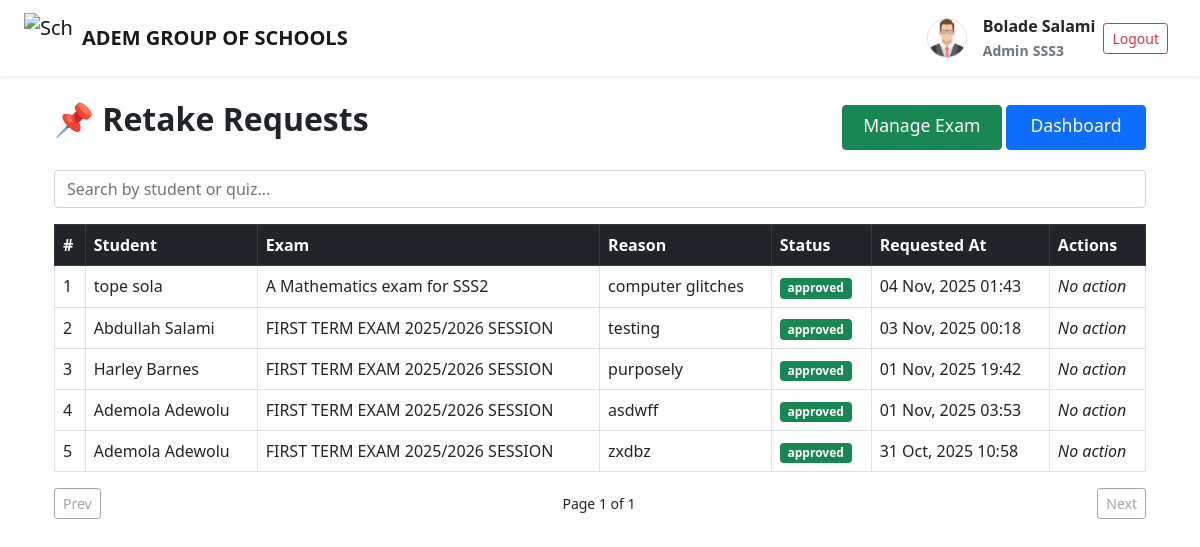
/exams/admin/retake-requests/ (signed in), run on the app's committed database.
### users/models.py (models this page shows, shortened)
class User(AbstractUser):
    ROLE_CHOICES = [
        ('superadmin', 'Super Admin'),
        ('admin', 'Admin'),
        ('teacher', 'Teacher'),
        ('student', 'Student'),
    ]
    GENDER = (
        ('female', 'Female'),
        ('male', 'Male')
        )
    role = models.CharField(max_length=20, choices=ROLE_CHOICES)
    other_name = models.CharField(max_length=100, blank=True, null=True)
    date_joined = models.DateTimeField(auto_now=True)
    gender = models.CharField(max_length=10, choices=GENDER, null=True, blank=True)
    age = models.PositiveIntegerField(default=8)
    date_of_birth = models.CharField(max_length=20, blank=True, null=True)
    student_class = models.ForeignKey(Class, on_delete=models.CASCADE, null=True, to_field='name', related_name='student_class')
    address = models.TextField(blank=True, null=True)
    phone_number = models.CharField(max_length=15, blank=True, null=True)
    approved = models.BooleanField(default=False)  # SuperAdmin must approve Admins
    profile_picture = models.ImageField(upload_to='profiles/', default='profiles/default_profile.png', null=True, blank=True)
    qualification = models.CharField(max_length=200, blank=True, null=True)
    subject_assigned = models.ForeignKey(Subject, on_delete=models.CASCADE, null=True, blank=True)
    years_of_experience = models.PositiveIntegerField(blank=True, null=True)
    next_of_kin = models.CharField(max_length=150, blank=True, null=True)
    next_of_kin_phone = models.CharField(max_length=15, blank=True, null=True)

### exams/models.py (models this page shows, shortened)
class Class(models.Model):
    CLASS_NAME_CHOICES = [
        ("JSS1", "Junior Secondary School 1"),
        ("JSS2", "Junior Secondary School 2"),
        ("JSS3", "Junior Secondary School 3"),
        ("SSS1", "Senior Secondary School 1"),
        ("SSS2", "Senior Secondary School 2"),
        ("SSS3", "Senior Secondary School 3"),
    ]
    name = models.CharField(max_length=50, choices=CLASS_NAME_CHOICES, unique=True)  # e.g. JSS1, JSS2
    def __str__(self):
        return self.name

class RetakeRequest(models.Model):
    student = models.ForeignKey(settings.AUTH_USER_MODEL, on_delete=models.CASCADE, limit_choices_to={"role": "student"})
    quiz = models.ForeignKey(Quiz, on_delete=models.CASCADE)
    reason = models.TextField(blank=True, null=True)
    status = models.CharField(
        max_length=20,
        choices=(("pending", "Pending"), ("approved", "Approved"), ("denied", "Denied")),
        default="pending"
    )
    created_at = models.DateTimeField(auto_now_add=True)
    reviewed_at = models.DateTimeField(blank=True, null=True)
    reviewed_by = models.ForeignKey(settings.AUTH_USER_MODEL, on_delete=models.SET_NULL, null=True, blank=True, related_name="retake_reviews")

class Quiz(models.Model):
    school_class = models.ForeignKey("Class", on_delete=models.CASCADE, related_name="quizzes")
    subject = models.ForeignKey("Subject", on_delete=models.CASCADE, related_name="quizzes")
    title = models.CharField(max_length=255)
    description = models.TextField(blank=True)
    created_by = models.ForeignKey(settings.AUTH_USER_MODEL, on_delete=models.CASCADE, related_name="quizzes")
    start_time = models.DateTimeField(null=True, blank=True)
    end_time = models.DateTimeField(null=True, blank=True)
    duration_minutes = models.PositiveIntegerField(default=30)  # length of quiz in minutes
    created_at = models.DateTimeField(auto_now_add=True)
    is_published = models.BooleanField(default=False)
    allow_retake = models.BooleanField(default=False)  # if true, students can ret
    max_retake_count = models.PositiveIntegerField(default=0)  # 0 = unlimited if allow_retake is True

### exams/views.py (the view)
# urls.py: path("admin/retake-requests/", views.retake_requests_list, name="retake_requests_list"),
@login_required
@user_passes_test(is_admin_or_superadmin)
def retake_requests_list(request):
    q = request.GET.get("q", "").strip()
    page_number = request.GET.get("page", 1)
    requests_qs = RetakeRequest.objects.select_related("student", "quiz").order_by("-created_at")
    if q:
        requests_qs = requests_qs.filter(
            Q(student__first_name__icontains=q) |
            Q(student__last_name__icontains=q) |
            Q(quiz__title__icontains=q)
        )
    paginator = Paginator(requests_qs, 10)
    requests_page = paginator.get_page(page_number)
    if request.headers.get("X-Requested-With") == "XMLHttpRequest":
        html = render_to_string("exams/partials/_retake_requests_table.html", {"requests": requests_page}, request=request)
        return HttpResponse(html)
    return render(request, "exams/admin_retake_requests.html", {"requests": requests_page})

### exams/views.py (called while the page is built)
def is_admin_or_superadmin(user):
    return user.is_authenticated and user.role in ["admin", "superadmin"]

### templates/exams/admin_retake_requests.html (shortened to what this page needs)
{% extends "base.html" %}
{% load static %}
{% block content %}
<div class="container mt-4">
  <div class="d-flex justify-content-between align-items-center mb-3">
    <h2 class="fw-bold mb-3">📌 Retake Requests</h2>
    <div>
      <a class="btn btn-success" style="width: 160px; height: 45px;font-size: 1.1rem;" href="{% url 'manage_quizzes' %}">Manage Exam</a>
      <a class="btn btn-primary" style="width: 140px; height: 45px;font-size: 1.1rem;" href="{% url 'dashboard' %}">Dashboard</a>
    </div>
  </div>
  <div class="mb-3">
    <input type="text" id="search-bar" class="form-control" placeholder="Search by student or quiz..." />
  </div>
  <div id="requests-container">
    <table class="table table-bordered align-middle">
      <thead class="table-dark">
        <tr>
          <th>#</th>
          <th>Student</th>
          <th>Exam</th>
          <th>Reason</th>
          <th>Status</th>
          <th>Requested At</th>
          <th>Actions</th>
        </tr>
      </thead>
      <tbody id="requests-body">
        {% for req in requests %}
          <tr id="req-{{ req.id }}">
            <td>{{ forloop.counter }}</td>
            <td>{{ req.student.get_full_name }}</td>
            <td>{{ req.quiz.title }}</td>
            <td>{{ req.reason|default:"—" }}</td>
            <td>
              {% if req.status == 'pending' %}
                <span class="badge bg-warning text-dark">pending</span>
              {% elif req.status == 'approved' %}
                <span class="badge bg-success">approved</span>
              {% else %}
                <span class="badge bg-danger">denied</span>
              {% endif %}
            </td>
            <td>{{ req.created_at|date:" d M, Y H:i" }}</td>
            <td>
              {% if req.status == 'pending' %}
                <button class="btn btn-sm btn-success approve-btn" data-id="{{ req.id }}">Approve</button>
                <button class="btn btn-sm btn-danger deny-btn" data-id="{{ req.id }}">Deny</button>
              {% else %}
                <em>No action</em>
              {% endif %}
            </td>
          </tr>
        {% empty %}
          <tr><td colspan="7" class="text-center">No retake requests yet.</td></tr>
        {% endfor %}
      </tbody>
    </table>
    <div class="d-flex justify-content-between align-items-center">
      <button id="prev-page" class="btn btn-outline-secondary btn-sm" {% if not requests.has_previous %}disabled{% endif %}>Prev</button>
      <small>Page {{ requests.number }} of {{ requests.paginator.num_pages }}</small>
      <button id="next-page" class="btn btn-outline-secondary btn-sm" {% if not requests.has_next %}disabled{% endif %}>Next</button>
    </div>
  </div>
</div>
{% endblock %}

### templates/base.html (shortened to what this page needs)
{% load static %}
<!DOCTYPE html>
<html lang="en">
<head>
    <link href="{% static 'css/bootstrap.min.css' %}" rel="stylesheet">
    <link href="{% static 'css/styles.css' %}" rel="stylesheet">
    <link rel="stylesheet" href="{% static 'css/tailwind.min.css' %}">
    <link rel="stylesheet" href="{% static 'fontawesome/css/all.min.css' %}">
</head>
<body class="bg-gray-100">
    <nav class="navbar navbar-expand-lg navbar-light bg-white shadow-sm px-4">
        <a class="navbar-brand d-flex align-items-center" href="#">
            <img src="/static/images/school_logo2.jpg" alt="School Logo" width="50" height="50" class="me-2">
            <span class="fw-bold">ADEM GROUP OF SCHOOLS</span>
        </a>
        <div class="ms-auto d-flex align-items-center gap-2">
            {% if user.is_authenticated %}
                {% if user.profile_picture %}
                    <img src="{{ request.user.profile_picture.url }}" alt="Profile"
                         class="rounded-circle border border-gray-300"
                         width="40" height="40">
                {% else %}
                    <img src="/static/images/default_profile.png" alt="Profile"
                         class="rounded-circle border border-gray-300"
                         width="40" height="40">
                {% endif %}
                <div class="ms-2 g-5">
                    <div class='fw-bold'>{{ request.user.get_full_name }}</div>
                    <small class="text-muted fw-bold">{{ request.user.role.title }}</small>
                    <small class="text-muted fw-bold">{{ request.user.student_class }}</small>
                </div>
                <a href="{% url 'logout' %}" class="btn btn-outline-danger btn-sm me-2">Logout</a>
            {% else %}
                <a href="{% url 'login' %}" class="btn btn-primary btn-sm me-2">Login</a>
            {% endif %}
        </div>
    </nav>
    <main class="container mt-4">
        {% block content %}{% endblock %}
    </main>
</body>
</html>

### data on the page
User: user.profile_picture (picture), user.get_full_name "Bolade Salami", user.role "Admin", user.student_class "SSS3"
RetakeRequest: student.get_full_name "tope sola", quiz "A Mathematics exam for SSS2", reason "computer glitches", status "approved", created_at "04 Nov, 2025 01:43"
RetakeRequest: student.get_full_name "Abdullah Salami", quiz "FIRST TERM EXAM 2025/2026 SESSION", reason "testing", status "approved", created_at "03 Nov, 2025 00:18"
RetakeRequest: student.get_full_name "Harley Barnes", quiz "FIRST TERM EXAM 2025/2026 SESSION", reason "purposely", status "approved", created_at "01 Nov, 2025 19:42"
RetakeRequest: student.get_full_name "Ademola Adewolu", quiz "FIRST TERM EXAM 2025/2026 SESSION", reason "asdwff", status "approved", created_at "01 Nov, 2025 03:53"
RetakeRequest: student.get_full_name "Ademola Adewolu", quiz "FIRST TERM EXAM 2025/2026 SESSION", reason "zxdbz", status "approved", created_at "31 Oct, 2025 10:58"

### other printed values
{{ requests.number }} "1"
{{ requests.paginator.num_pages }} "1"
